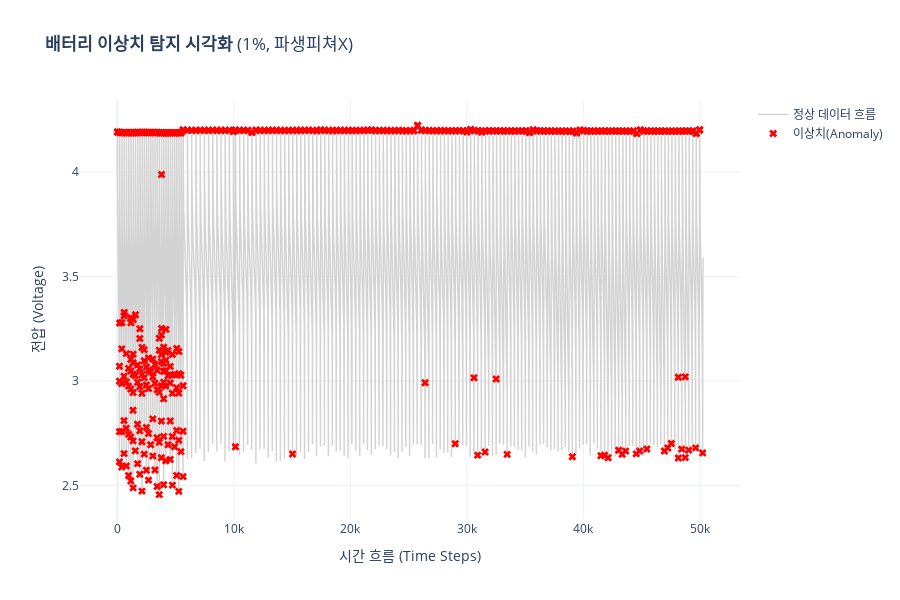

Source (notebook cell):
### Code cell
# 시각화
# 정상 데이터와 이상치 데이터 분리
x_anomalies = df[df['anomaly'] == -1]

x_fig = go.Figure()

# (1) 전체 흐름 - '전압(Voltage)' 기준
x_fig.add_trace(go.Scatter(
    x=df.index, 
    y=df['Voltage_measured'],
    mode='lines',
    name='정상 데이터 흐름',
    line=dict(color='lightgrey', width=1.5),
    hoverinfo='skip'
))

# (2) 이상치 (빨간 점)
x_fig.add_trace(go.Scatter(
    x=x_anomalies.index, 
    y=x_anomalies['Voltage_measured'],
    mode='markers',
    name='이상치(Anomaly)',
    marker=dict(color='red', size=7, symbol='x'),
        # 마우스 올렸을 때 보여줄 정보
    customdata=x_anomalies[['cycle_idx', 'Temperature_measured', 'Current_measured']].values,
    hovertemplate=(
        "<b>[이상치 탐지]</b><br>" +
        "시간(Index): %{x}<br>" +
        "전압: %{y:.3f}V<br>" +
        "<b>사이클: %{customdata[0]}</b><br>" +
        "온도: %{customdata[1]:.2f}<br>" +
        "전류: %{customdata[2]:.3f}<extra></extra>"
    )
))

x_fig.update_layout(
    title='<b>배터리 이상치 탐지 시각화</b> (1%, 파생피쳐X)',
    xaxis_title='시간 흐름 (Time Steps)',
    yaxis_title='전압 (Voltage)',
    template='plotly_white',
    hovermode='closest',
    height=600
)

x_fig.show()

### Figure 1 — Plotly figure (JSON) as saved in the notebook; plotly's stock layout.template omitted (floating-point values rounded to 4 significant figures; data arrays with more than 128 entries replaced by an {"elided": "..."} marker saying what was removed)
{"data": [{"hoverinfo": "skip", "line": {"color": "lightgrey", "width": 1.5}, "mode": "lines", "name": "정상 데이터 흐름", "type": "scatter", "x": {"elided": "50285 int values"}, "y": {"elided": "50285 float values"}}, {"customdata": {"elided": "503x3 float values"}, "hovertemplate": "<b>[이상치 탐지]</b><br>시간(Index): %{x}<br>전압: %{y:.3f}V<br><b>사이클: %{customdata[0]}</b><br>온도: %{customdata[1]:.2f}<br>전류: %{customdata[2]:.3f}<extra></extra>", "marker": {"color": "red", "size": 7, "symbol": "x"}, "mode": "markers", "name": "이상치(Anomaly)", "type": "scatter", "x": {"elided": "503 int values"}, "y": {"elided": "503 float values"}}], "layout": {"height": 600, "hovermode": "closest", "title": {"text": "<b>배터리 이상치 탐지 시각화</b> (1%, 파생피쳐X)"}, "xaxis": {"title": {"text": "시간 흐름 (Time Steps)"}}, "yaxis": {"title": {"text": "전압 (Voltage)"}}}}
